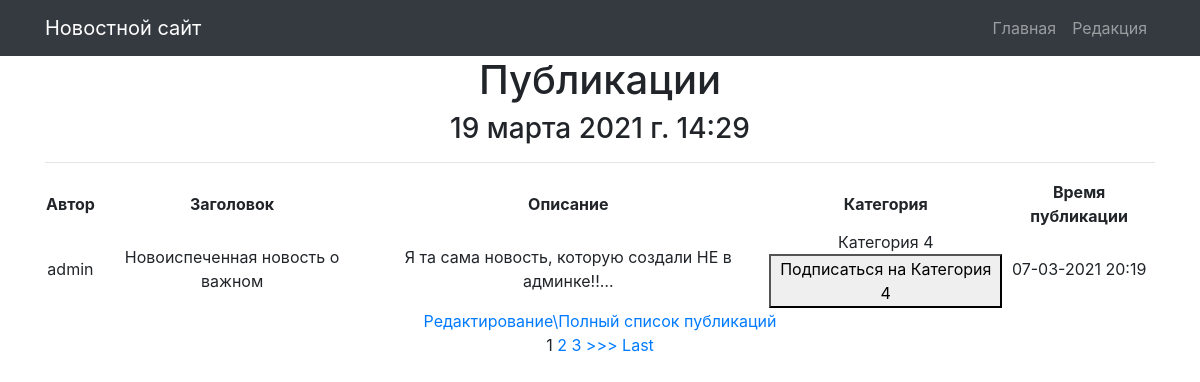
Before: / with the older database file.
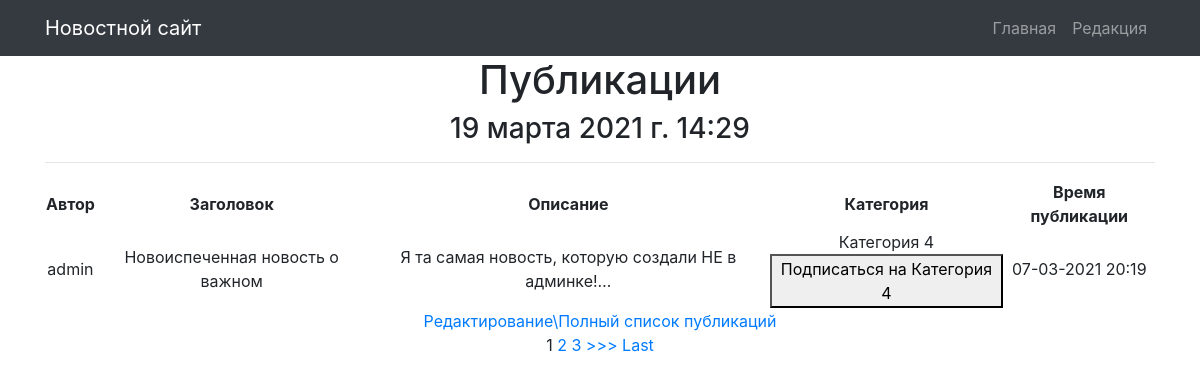
After: the same page with the newer database file.
### news/models.py (models this page shows, shortened)
class Post(models.Model):
    ARTICLE_TYPES = (
        ('news', 'Новости'), ('article', 'Статья')
    )
    article_author = models.ForeignKey(Author, on_delete=models.CASCADE, verbose_name='Автор статьи или новости')
    article_choice = models.CharField(max_length=50, choices=ARTICLE_TYPES)
    article_time_in = models.DateTimeField(auto_now_add=True, verbose_name='Дата создания')
    article_category = models.ManyToManyField(Category, verbose_name='Категория публикации')
    article_title = models.CharField(max_length=255, verbose_name='Название статьи или новости')
    article_text = models.TextField(verbose_name='Основной текст статьи')
    article_rating = models.IntegerField(default=0, verbose_name='Рейтинг публикации')
    class Meta:
        verbose_name = 'Пост'
        verbose_name_plural = 'Посты'

class Author(models.Model):
    author = models.ForeignKey(User, on_delete=models.CASCADE, verbose_name='Автор')
    author_rating = models.IntegerField(default=0, verbose_name='Рейтинг автора')
    def __str__(self):
        return self.author.username
    class Meta:
        verbose_name = 'Автор'
        verbose_name_plural = 'Авторы'

### news/views.py (the view)
# urls.py: path('', NewsList.as_view()),
class NewsList(ListView):
    model = Post
    template_name = 'posts.html'
    context_object_name = 'posts'
    ordering = ['-article_time_in']
    paginate_by = 1  # поставим постраничный вывод в один элемент
    def get_context_data(self, **kwargs):
        context = super().get_context_data(**kwargs)
        context['time_now'] = datetime.utcnow()
        context['value1'] = None  # добавим ещё одну пустую переменную, чтобы на её примере посмотреть работу другого
        context['test'] = ''
        context['filter'] = NewsFilter(self.request.GET, queryset=self.get_queryset())
        return context

### news/models.py (called while the page is built)
    def __str__(self):
        return self.category_name

### news/templatetags/custom_filters.py (called while the page is built)
@register.filter(name='censor')
def censor(value):
    if "плохое слово 1" or "плохое слово 2" or "плохое слово 3" in value:
        value.replace("плохое слово 1", "***")
        value.replace("плохое слово 2", "***")
        value.replace("плохое слово 3", "***")
        return value
    else:
        return value

### Templates/posts.html (shortened to what this page needs)
{% extends 'default.html' %}
{% load custom_filters %}
{% block content %}
<h1>Публикации</h1>
<h3>{{ time_now }}</h3>
<hr>
{% if posts %}
<table>
    <thead>
        <th>
            Автор
        </th>
        <th>
            Заголовок
        </th>
        <th>
            Описание
        </th>
        <th>
            Категория
        </th>
        <th>
            Время публикации
        </th>
    </thead>
    {% for post in posts %}
    <tr>
        <td>
            {{ post.article_author }}
        </td>
        <td>
            {{ post.article_title | censor }}
        </td>
        <td>
            {{ post.article_text | censor | truncatechars:50 }}
        </td>
        <td>
            {% for category in post.article_category.all %}{{ category }}<br>
            <button type="submit" name="subscribe" value="">Подписаться на {{ category }}</button><br>
            {% endfor %}
        </td>
        <td>
            {{ post.article_time_in | date:"d-m-Y H:i"}}
        </td>
    </tr>
    {% endfor %}
</table>
{% else %}
    <h2>Публикаций нет!</h2>
{% endif %}
<a href="{% url 'posts_full' %}">Редактирование\Полный список публикаций</a> <br>
{% if is_paginated %}
    {% for num in page_obj.paginator.page_range %}
        {% if page_obj.number == num %}
            <a>{{ num }}</a>
        {% elif num > page_obj.number|add:'-3' and num < page_obj.number|add:'3' %}
            <a href="?page={{ num }}">{{ num }}</a>
        {% endif %}
    {% endfor %}
    {% if page_obj.has_next %}
        <a href="?page={{ page_obj.next_page_number }}">>>></a>
        <a href="?page={{ page_obj.paginator.num_pages }}">Last</a>
    {% endif %}
{% endif %}
{% endblock content %}

Changed rows visible on the page:
changed Post "Новоиспеченная новость о важном": article_text|censor "Я та сама новость, которую создали НЕ в админке!!…" → "Я та самая новость, которую создали НЕ в админке!…"
